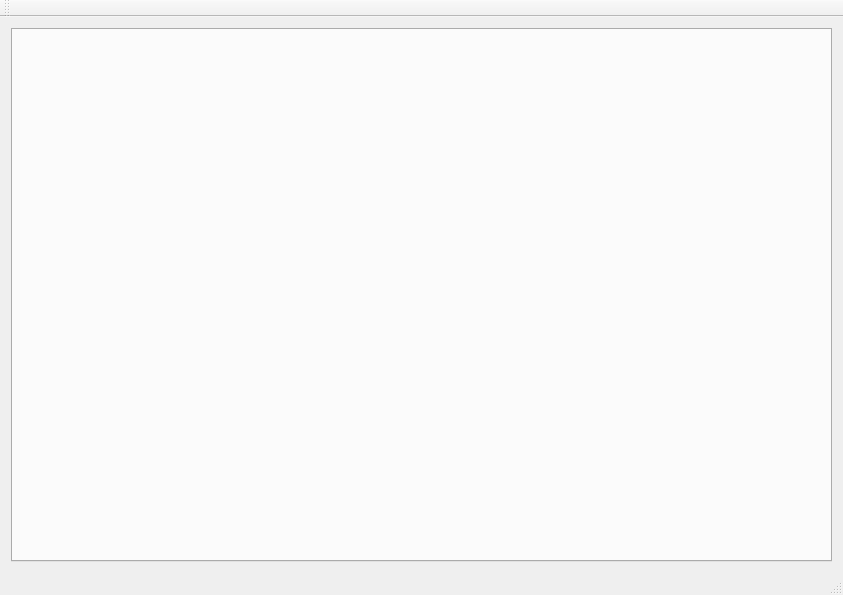
<?xml version="1.0" encoding="UTF-8"?>
<ui version="4.0">
 <class>MainWindow</class>
 <widget class="QMainWindow" name="MainWindow">
  <property name="geometry">
   <rect>
    <x>0</x>
    <y>0</y>
    <width>843</width>
    <height>595</height>
   </rect>
  </property>
  <property name="sizePolicy">
   <sizepolicy hsizetype="Expanding" vsizetype="Expanding">
    <horstretch>0</horstretch>
    <verstretch>0</verstretch>
   </sizepolicy>
  </property>
  <property name="minimumSize">
   <size>
    <width>700</width>
    <height>500</height>
   </size>
  </property>
  <property name="windowTitle">
   <string>MainWindow</string>
  </property>
  <widget class="QWidget" name="centralWidget">
   <layout class="QVBoxLayout" name="verticalLayout">
    <item>
     <widget class="QTabWidget" name="tabWidget">
      <property name="currentIndex">
       <number>-1</number>
      </property>
     </widget>
    </item>
   </layout>
  </widget>
  <widget class="QStatusBar" name="statusBar"/>
  <widget class="QMenuBar" name="menuBar">
   <property name="geometry">
    <rect>
     <x>0</x>
     <y>0</y>
     <width>843</width>
     <height>25</height>
    </rect>
   </property>
  </widget>
  <widget class="QToolBar" name="mainToolBar">
   <attribute name="toolBarArea">
    <enum>TopToolBarArea</enum>
   </attribute>
   <attribute name="toolBarBreak">
    <bool>false</bool>
   </attribute>
  </widget>
 </widget>
 <layoutdefault spacing="6" margin="11"/>
 <resources/>
 <connections/>
</ui>
